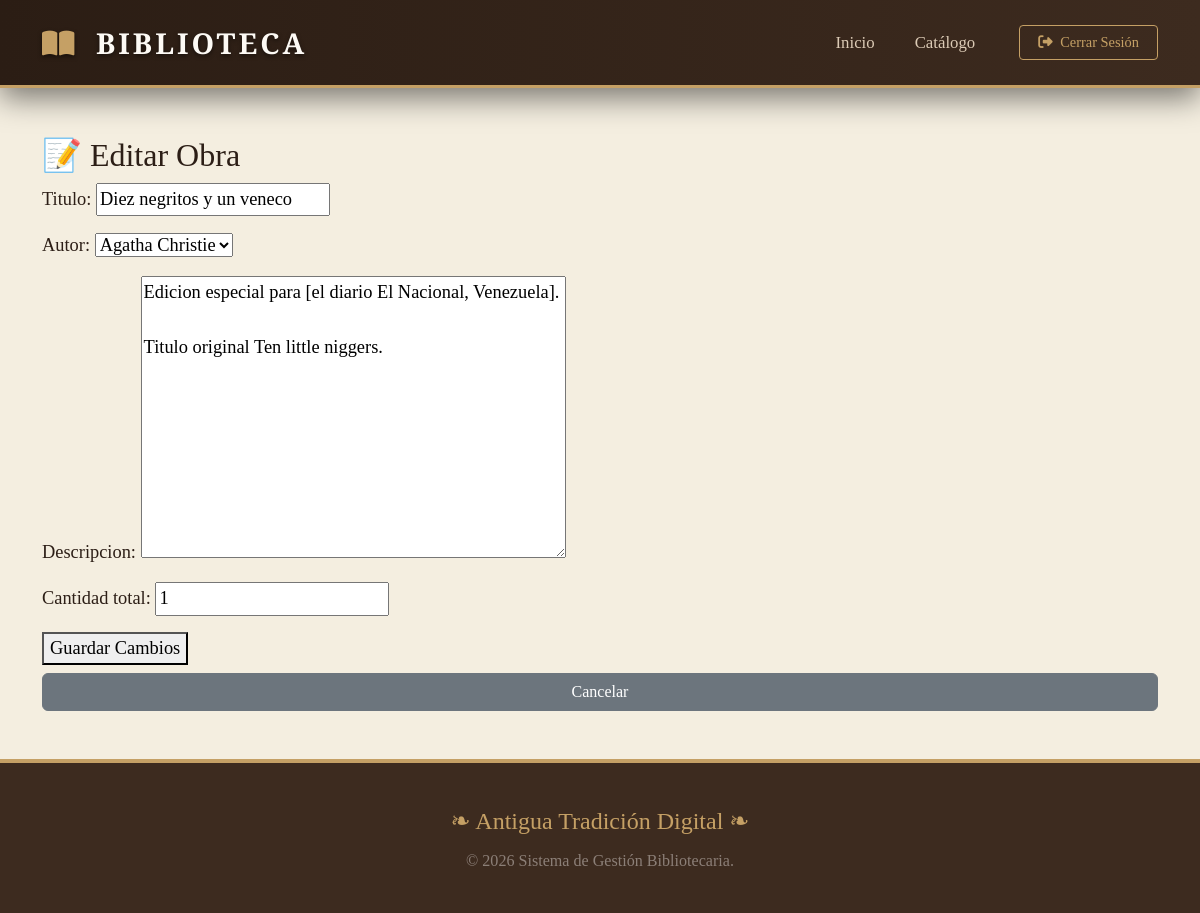
The page /libros/44/editar/ (signed in) on the database its author committed.
### Gestion/models.py (models this page shows, shortened)
class Libro(models.Model):
    isbn_validator = RegexValidator(
        regex=r'^(\d{10}|\d{13})$',
        message="El ISBN debe tener exactamente 10 o 13 números."
    )
    titulo = models.CharField(max_length=200)
    isbn = models.CharField(
        max_length=13,
        unique=True,
        validators=[isbn_validator]
    )
    titulo = models.CharField(max_length=200)
    isbn = models.CharField(max_length=13, unique=True, null=True, blank=True)
    descripcion = models.TextField(blank=True, null=True)
    autor = models.ForeignKey(Autor, related_name="libros", on_delete=models.PROTECT)
    cantidad_total = models.PositiveIntegerField(default=1)
    ejemplares_disponibles = models.IntegerField(default=1)
    portada = models.ImageField(upload_to='portadas/', blank=True, null=True)
    disponible = models.BooleanField(default=True)

### Gestion/views.py (the view)
# urls.py: path('libros/<int:pk>/editar/', LibroUpdateView.as_view(), name='libro_editar'),
class LibroUpdateView(LoginRequiredMixin, StaffBodegaMixin, UpdateView):
    model = Libro
    fields = ['titulo', 'autor', 'descripcion', 'cantidad_total'] # Agrega los campos que necesites
    template_name = 'Gestion/templates/editar_libro.html'
    success_url = reverse_lazy('libro_list')

### Gestion/models.py (called while the page is built)
    def __str__(self):
        return f"{self.nombre} {self.apellido}"

### Gestion/views.py (called while the page is built)
    def test_func(self):
        u = self.request.user
        return u.is_superuser or u.groups.filter(name__in=['Administrador', 'Bodega']).exists()

### Gestion/templates/editar_libro.html (shortened to what this page needs)
{% extends "index.html" %}
{% block contenido %}
<div class="login-container animate__animated animate__fadeInUp">
    <h2 class="login-title">📝 Editar Obra</h2>
    <form method="post">
        {{ form.as_p }} <button type="submit" class="btn-login">Guardar Cambios</button>
        <a href="{% url 'libro_list' %}" class="btn btn-secondary w-100 mt-2">Cancelar</a>
    </form>
</div>
{% endblock %}

### Gestion/templates/index.html (style rules this page uses)
:root { --wood-dark: #3d2b1f; --wood-light: #5c422e; --gold-accent: #c5a065; --paper-bg: #f4eee0; --text-main: #2c1e16; }
body { background-color: var(--paper-bg); background-image: url("https://www.transparenttextures.com/patterns/natural-paper.png"); background-attachment: fixed; color: var(--text-main); font-family: 'EB Garamond', serif; font-size: 1.15rem; display: flex; flex-direction: column; min-height: 100vh; }

### rows shown on the page
Libro: titulo "Diez negritos y un veneco", autor "Agatha Christie", descripcion "Edicion especial para [el diario El Nacional, Venezuela]. Titulo original Ten little niggers.", cantidad_total "1"
